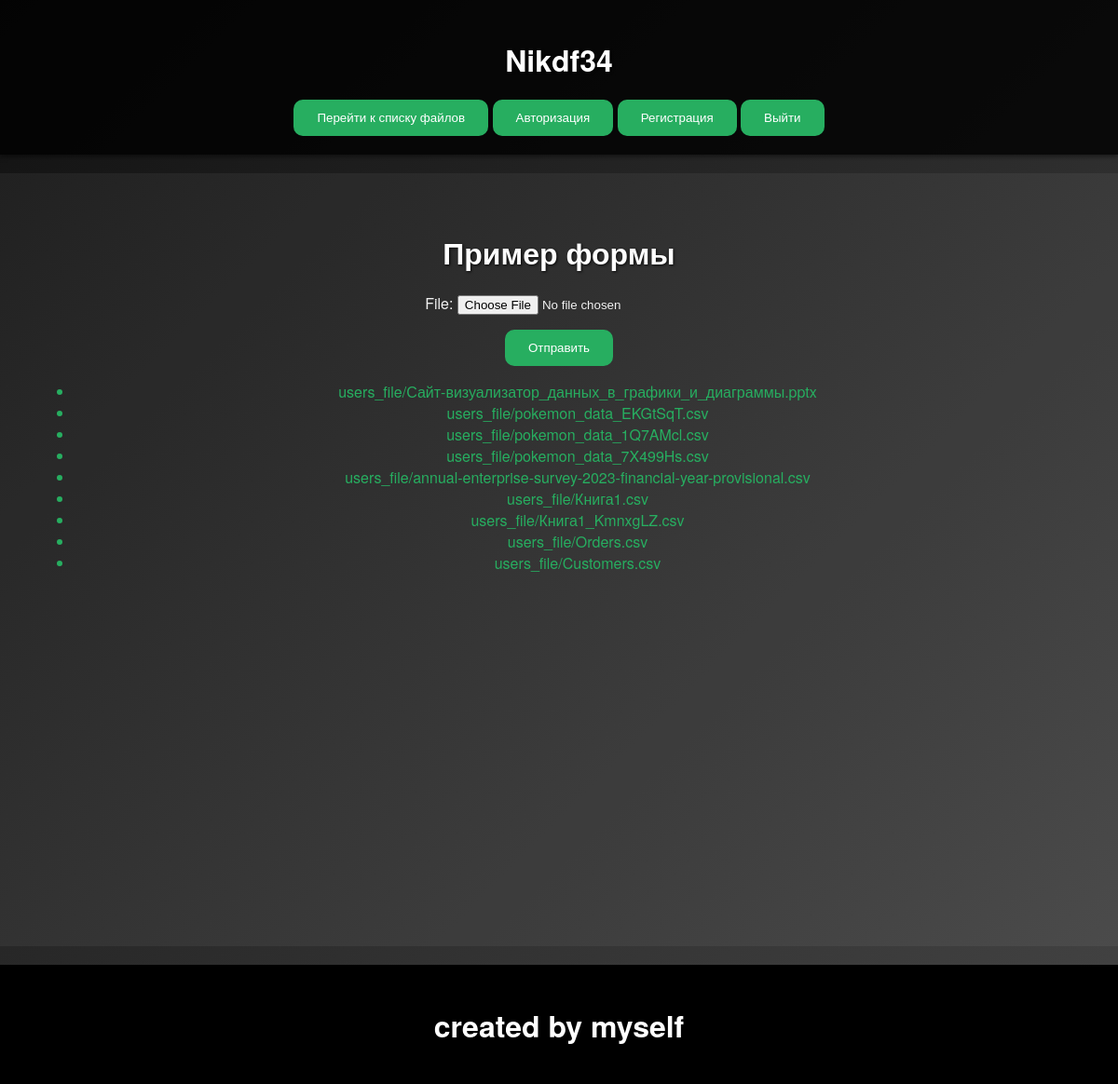
/add_file/ (signed in), run on an earlier commit of the app's database.
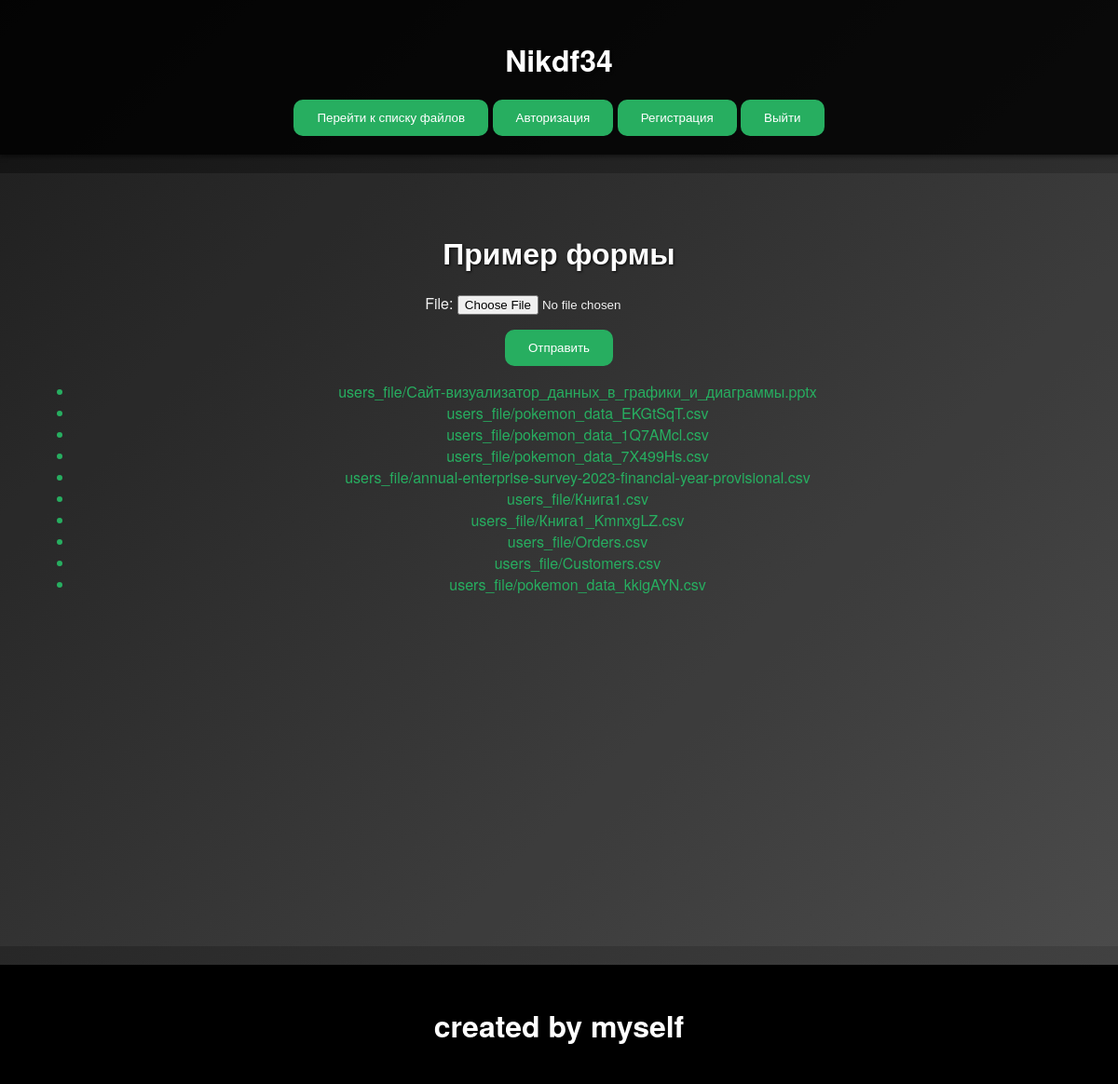
And on a later commit of the database.
### first1site/models.py (models this page shows, shortened)
class UserFile(models.Model):
    user = models.ForeignKey('NewUser', on_delete=models.CASCADE)
    file = models.FileField(
        upload_to="users_file/",
        blank=True,
        null=True,
        validators=[v]
    )
    data = models.DateTimeField(auto_now_add=True)

### first1site/views.py (the view)
# urls.py: path('add_file/', views.load_file, name='load_file'),
def load_file(request):
    if request.method == 'POST' and request.FILES['file']:
        form = UserFileForm(request.POST, request.FILES)
        if form.is_valid():
            userfile = form.save(commit=False)
            userfile.user = request.user
            userfile.save()
            messages.success(request, "Форма успешно отправлена!")
        elif not form.is_valid():
            print(form.errors)
            messages.error(request, "Разрешены только CSV файлы!")
        return HttpResponseRedirect(request.path)
    else:
        form = UserFileForm()
    all_files = UserFile.objects.filter(user=request.user)
    return render(request, 'file_form.html', {'file_form': form, 'all_files': all_files})

### first1site/forms.py
class UserFileForm(forms.ModelForm):
    class Meta:
        model = UserFile
        fields = ['file']

### first1site/templates/file_form.html (shortened to what this page needs)
{% extends "base.html" %}
{% load static %}
{% block content%}
    <h1>Пример формы</h1>
    <form method="post" enctype="multipart/form-data">
        {{ file_form.as_p}}
        <button type="submit">Отправить</button>
    </form>
    <ul>
        {% if user.is_authenticated %}
        {% for file in all_files %}
        <a href="/add_file/{{file.id}}"><li>{{file.file}}</li>
        {% endfor %}
        {% endif %}
    </ul>
{%endblock%}

What changed in the data, as far as the page shows it:
added UserFile: file "users_file/pokemon_data_kkigAYN.csv"
